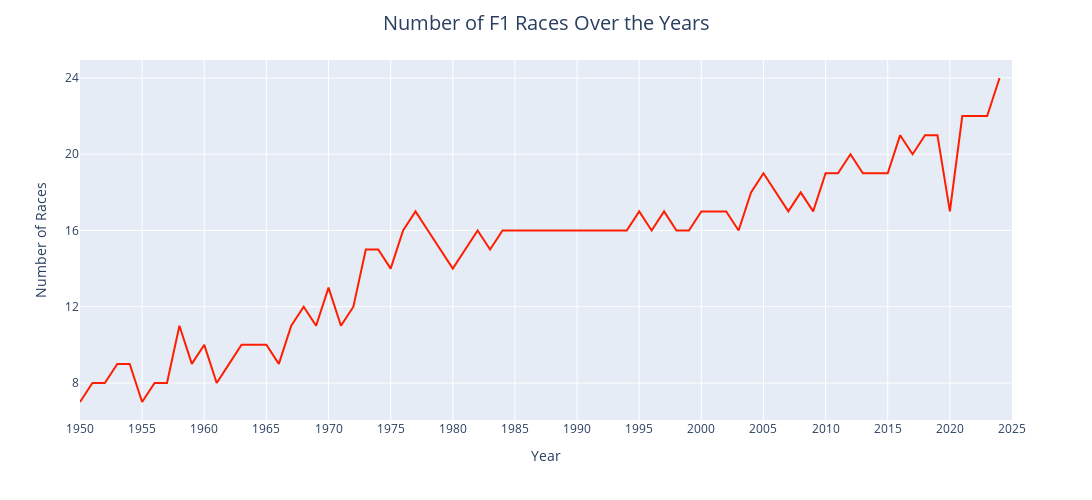

Notebook code for this chart:
### Markdown cell above
It appears that a significant number of columns contain null values. However, these missing values are limited to columns related to the sprint qualifying format (which was introduced only in 2021), and the scheduled laps and distance. As these columns do not affect the race count, they will not impact the analysis. Therefore, I will proceed with grouping the data by year to count the number of races held each year and visualize the trend with a plot.

### Code cell
races_per_year = races.groupby('year').size().reset_index(name='number of races')

races_per_year_fig = px.line(
        data_frame=races_per_year,
        x='year',
        y='number of races',
        labels={'year':'Year', 'number of races':'Number of Races'},
        height=500,
        width=1000)

races_per_year_fig.update_traces(
        line=dict(color='#FF1E00'),
        hovertemplate='<b>Year</b>: %{x}<br>' +
                '<b>Number of races</b>: %{y}<br>',
        hoverlabel=dict(
        font=dict(size=12),
        bgcolor='rgba(255, 255, 255, 1)'
        ))

races_per_year_fig.update_layout(
        title=dict(
                text='Number of F1 Races Over the Years',
                x=0.5,
                font=dict(size=20)
        ),
        xaxis=dict(
                dtick=5,
                range=[races_per_year['year'].min(), races_per_year['year'].max() + 1]
        ),
        yaxis=dict(
                tickmode='linear',
                dtick=4
        ))

races_per_year_fig.show()

### Figure 1 — Plotly figure (JSON) as saved in the notebook; plotly's stock layout.template omitted (floating-point values rounded to 4 significant figures)
{"data": [{"hoverlabel": {"bgcolor": "rgba(255, 255, 255, 1)", "font": {"size": 12}}, "hovertemplate": "<b>Year</b>: %{x}<br><b>Number of races</b>: %{y}<br>", "legendgroup": "", "line": {"color": "#FF1E00", "dash": "solid"}, "marker": {"symbol": "circle"}, "mode": "lines", "name": "", "orientation": "v", "showlegend": false, "type": "scatter", "x": [1950, 1951, 1952, 1953, 1954, 1955, 1956, 1957, 1958, 1959, 1960, 1961, 1962, 1963, 1964, 1965, 1966, 1967, 1968, 1969, 1970, 1971, 1972, 1973, 1974, 1975, 1976, 1977, 1978, 1979, 1980, 1981, 1982, 1983, 1984, 1985, 1986, 1987, 1988, 1989, 1990, 1991, 1992, 1993, 1994, 1995, 1996, 1997, 1998, 1999, 2000, 2001, 2002, 2003, 2004, 2005, 2006, 2007, 2008, 2009, 2010, 2011, 2012, 2013, 2014, 2015, 2016, 2017, 2018, 2019, 2020, 2021, 2022, 2023, 2024], "xaxis": "x", "y": [7, 8, 8, 9, 9, 7, 8, 8, 11, 9, 10, 8, 9, 10, 10, 10, 9, 11, 12, 11, 13, 11, 12, 15, 15, 14, 16, 17, 16, 15, 14, 15, 16, 15, 16, 16, 16, 16, 16, 16, 16, 16, 16, 16, 16, 17, 16, 17, 16, 16, 17, 17, 17, 16, 18, 19, 18, 17, 18, 17, 19, 19, 20, 19, 19, 19, 21, 20, 21, 21, 17, 22, 22, 22, 24], "yaxis": "y"}], "layout": {"height": 500, "legend": {"tracegroupgap": 0}, "margin": {"t": 60}, "title": {"font": {"size": 20}, "text": "Number of F1 Races Over the Years", "x": 0.5}, "width": 1200, "xaxis": {"anchor": "y", "domain": [0, 1], "dtick": 5, "range": [1950, 2025], "title": {"text": "Year"}}, "yaxis": {"anchor": "x", "domain": [0, 1], "dtick": 4, "tickmode": "linear", "title": {"text": "Number of Races"}}}}
